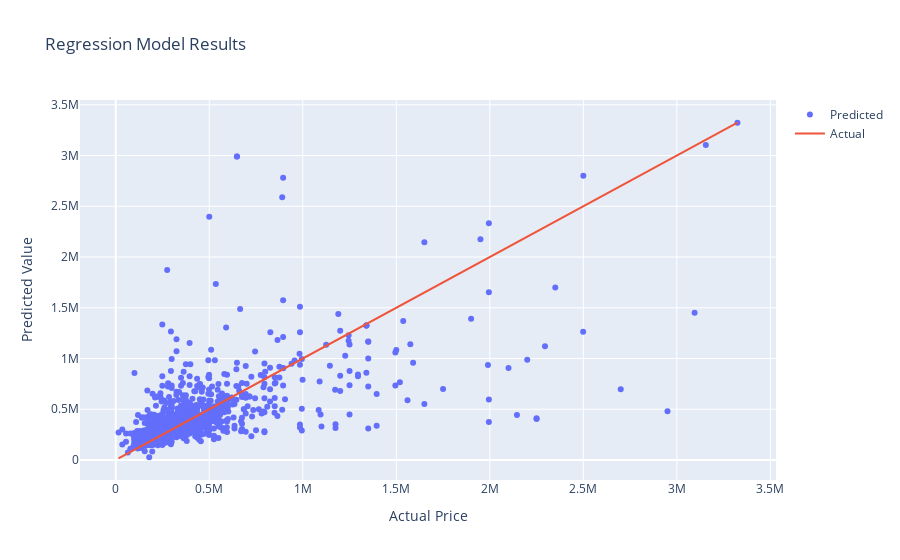

The notebook cell this image was saved under:
### Code cell
apt_columns = ['Habitable surface', 'Bedroom count', 'Terrace surface', 'Kitchen equipped', 'Floor', 'Condition_encoded']
X = df_apt[apt_columns].to_numpy()
y = df_apt.Price.to_numpy().reshape(-1 , 1)
X_train, X_test, y_train, y_test = train_test_split(X, y, test_size=0.2, random_state=123)
regressor = xgb.XGBRegressor(booster='gbtree', objective="reg:squarederror", random_state=123, n_estimators=2000, learning_rate=0.02, max_depth=6)
regressor.fit(X_train, y_train)
print(regressor.score(X_train, y_train))
print(regressor.score(X_test, y_test))
y_pred = regressor.predict(X_test)
score = regressor.score(X_test, y_test)  # Use X_test and y_test for scoring
mse = mean_squared_error(y_true=y_test, y_pred=y_pred)
cv_scores = cross_val_score(regressor, X_train, y_train, cv=5, scoring='r2')
print("Cross-validation R2 scores:", cv_scores)
mean_cv_score = np.mean(cv_scores)
std_cv_score = np.std(cv_scores)
print("Mean cross-validation R2 score:", mean_cv_score)
print("Standard deviation of cross-validation R2 scores:", std_cv_score)
print(df.shape)
print(X.shape)
fig = go.Figure()
fig.add_trace(go.Scatter(x=y_test.flatten(), y=y_pred, mode='markers', name='Predicted'))
fig.add_trace(go.Scatter(x=y_test.flatten(), y=y_test.flatten(), mode='lines', name='Actual'))
fig.update_layout(title='Regression Model Results', xaxis_title='Actual Price', yaxis_title='Predicted Value')
fig.show()

### Figure 1 — Plotly figure (JSON) as saved in the notebook; plotly's stock layout.template omitted (floating-point values rounded to 4 significant figures; data arrays with more than 128 entries replaced by an {"elided": "..."} marker saying what was removed)
{"data": [{"mode": "markers", "name": "Predicted", "type": "scatter", "x": {"elided": "1250 int values"}, "y": {"elided": "1250 float values"}}, {"mode": "lines", "name": "Actual", "type": "scatter", "x": {"elided": "1250 int values"}, "y": {"elided": "1250 int values"}}], "layout": {"title": {"text": "Regression Model Results"}, "xaxis": {"title": {"text": "Actual Price"}}, "yaxis": {"title": {"text": "Predicted Value"}}}}
